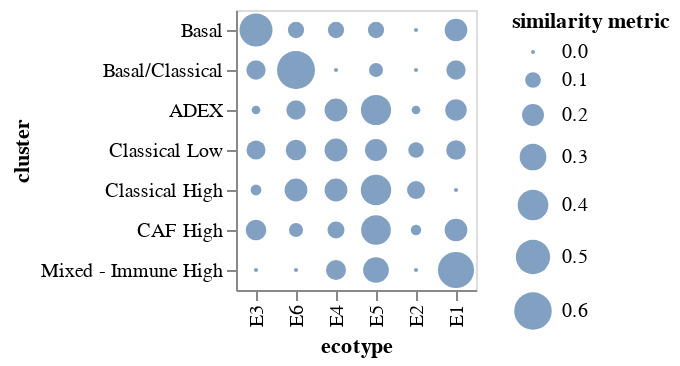

This figure's notebook cell:
### Code cell
# limit to tumor centric types
import altair as alt
from lifelines import CoxPHFitter
keep = ['Basal', 'Basal/Classical', 'ADEX', 'Classical Low', 'Classical High', 'CAF High', 'Mixed - Immune High']
es = ['E3', 'E6', 'E4', 'E5', 'E2', 'E1']
source = get_overlap_matrix(c, integrated, meta_key='ecotype')
source = source[[True if x in keep else False for x in source['cluster']]]
alt.Chart(source).mark_circle().encode(
    x=alt.X('ecotype', sort=es),
    y=alt.Y('cluster', sort=keep),
    size=alt.Size('similarity metric:Q')
)

### Figure 1 — Vega-Lite specification as saved in the notebook (floating-point values rounded to 4 significant figures)
{"config": {"view": {"continuousWidth": 400, "continuousHeight": 300}}, "data": {"name": "data-7648188545da5b91b1fa67c801baa77e"}, "mark": "circle", "encoding": {"size": {"type": "quantitative", "field": "similarity metric"}, "x": {"type": "nominal", "field": "ecotype", "sort": ["E3", "E6", "E4", "E5", "E2", "E1"]}, "y": {"type": "nominal", "field": "cluster", "sort": ["Basal", "Basal/Classical", "ADEX", "Classical Low", "Classical High", "CAF High", "Mixed - Immune High"]}}, "$schema": "https://vega.github.io/schema/vega-lite/v4.8.1.json", "datasets": {"data-7648188545da5b91b1fa67c801baa77e": [{"ecotype": "E1", "cluster": "ADEX", "similarity metric": 0.1923}, {"ecotype": "E1", "cluster": "Basal", "similarity metric": 0.2143}, {"ecotype": "E1", "cluster": "Basal/Classical", "similarity metric": 0.1538}, {"ecotype": "E1", "cluster": "CAF High", "similarity metric": 0.2157}, {"ecotype": "E1", "cluster": "Classical High", "similarity metric": 0.0}, {"ecotype": "E1", "cluster": "Classical Low", "similarity metric": 0.1579}, {"ecotype": "E1", "cluster": "Mixed - Immune High", "similarity metric": 0.5556}, {"ecotype": "E2", "cluster": "ADEX", "similarity metric": 0.02564}, {"ecotype": "E2", "cluster": "Basal", "similarity metric": 0.0}, {"ecotype": "E2", "cluster": "Basal/Classical", "similarity metric": 0.0}, {"ecotype": "E2", "cluster": "CAF High", "similarity metric": 0.03922}, {"ecotype": "E2", "cluster": "Classical High", "similarity metric": 0.1304}, {"ecotype": "E2", "cluster": "Classical Low", "similarity metric": 0.09649}, {"ecotype": "E2", "cluster": "Mixed - Immune High", "similarity metric": 0.0}, {"ecotype": "E3", "cluster": "ADEX", "similarity metric": 0.02564}, {"ecotype": "E3", "cluster": "Basal", "similarity metric": 0.4643}, {"ecotype": "E3", "cluster": "Basal/Classical", "similarity metric": 0.1538}, {"ecotype": "E3", "cluster": "CAF High", "similarity metric": 0.1765}, {"ecotype": "E3", "cluster": "Classical High", "similarity metric": 0.04348}, {"ecotype": "E3", "cluster": "Classical Low", "similarity metric": 0.1491}, {"ecotype": "E3", "cluster": "Mixed - Immune High", "similarity metric": 0.0}, {"ecotype": "E4", "cluster": "ADEX", "similarity metric": 0.2179}, {"ecotype": "E4", "cluster": "Basal", "similarity metric": 0.1071}, {"ecotype": "E4", "cluster": "Basal/Classical", "similarity metric": 0.0}, {"ecotype": "E4", "cluster": "CAF High", "similarity metric": 0.1176}, {"ecotype": "E4", "cluster": "Classical High", "similarity metric": 0.2174}, {"ecotype": "E4", "cluster": "Classical Low", "similarity metric": 0.2193}, {"ecotype": "E4", "cluster": "Mixed - Immune High", "similarity metric": 0.1667}, {"ecotype": "E5", "cluster": "ADEX", "similarity metric": 0.3846}, {"ecotype": "E5", "cluster": "Basal", "similarity metric": 0.1071}, {"ecotype": "E5", "cluster": "Basal/Classical", "similarity metric": 0.07692}, {"ecotype": "E5", "cluster": "CAF High", "similarity metric": 0.3725}, {"ecotype": "E5", "cluster": "Classical High", "similarity metric": 0.3913}, {"ecotype": "E5", "cluster": "Classical Low", "similarity metric": 0.2018}, {"ecotype": "E5", "cluster": "Mixed - Immune High", "similarity metric": 0.2778}, {"ecotype": "E6", "cluster": "ADEX", "similarity metric": 0.1538}, {"ecotype": "E6", "cluster": "Basal", "similarity metric": 0.1071}, {"ecotype": "E6", "cluster": "Basal/Classical", "similarity metric": 0.6154}, {"ecotype": "E6", "cluster": "CAF High", "similarity metric": 0.07843}, {"ecotype": "E6", "cluster": "Classical High", "similarity metric": 0.2174}, {"ecotype": "E6", "cluster": "Classical Low", "similarity metric": 0.1754}, {"ecotype": "E6", "cluster": "Mixed - Immune High", "similarity metric": 0.0}]}}
